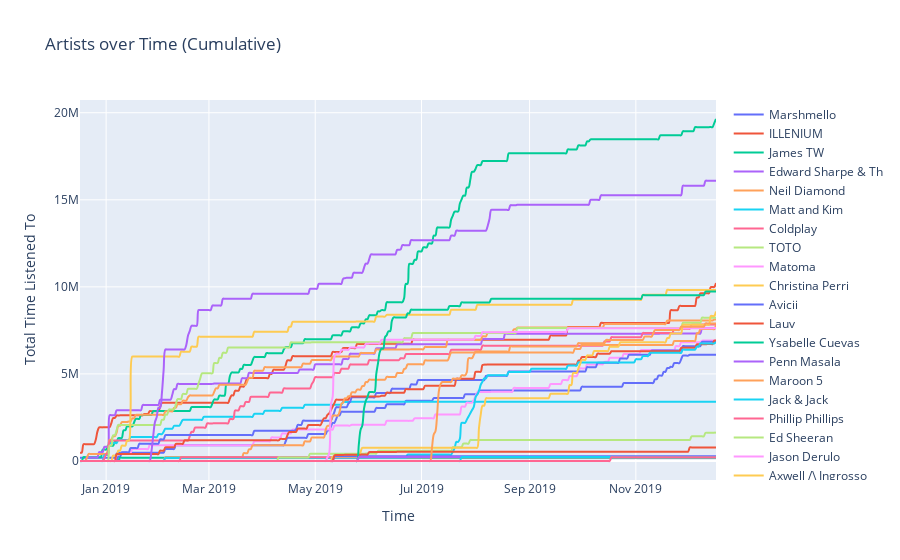
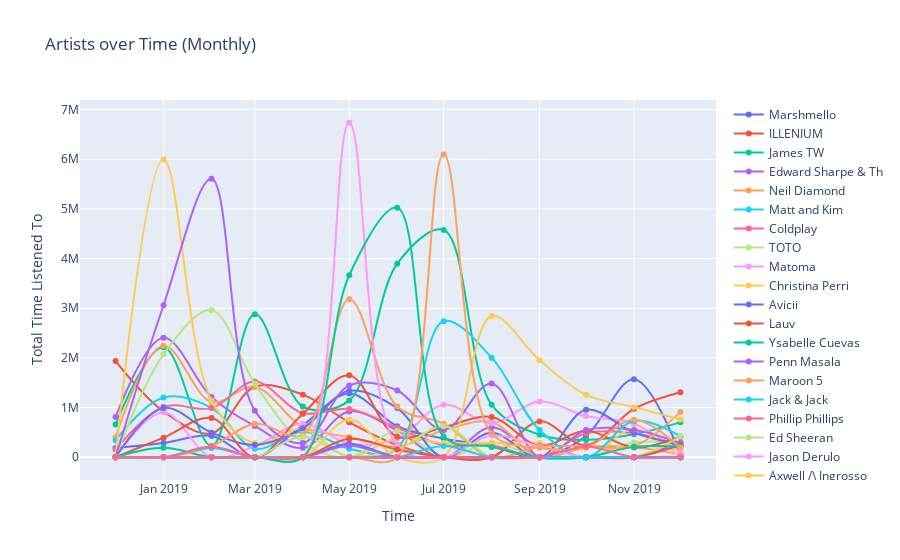
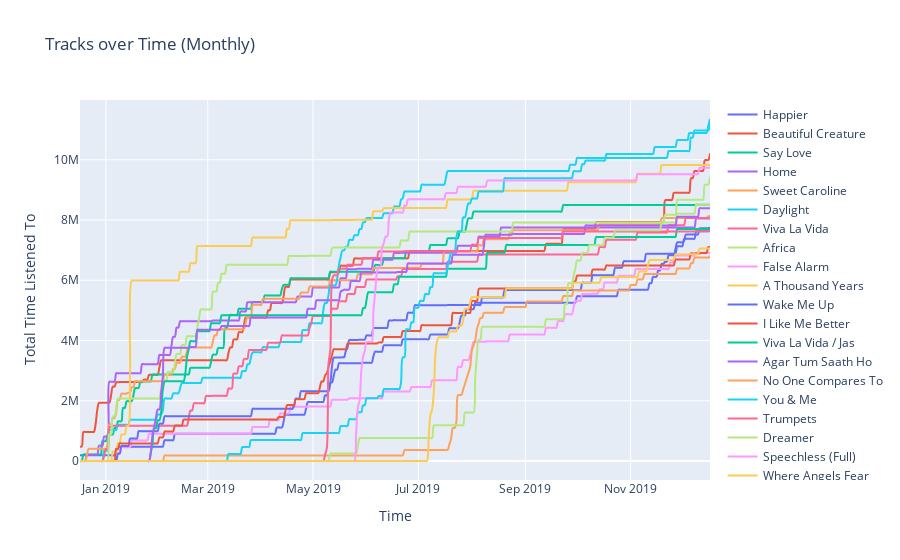
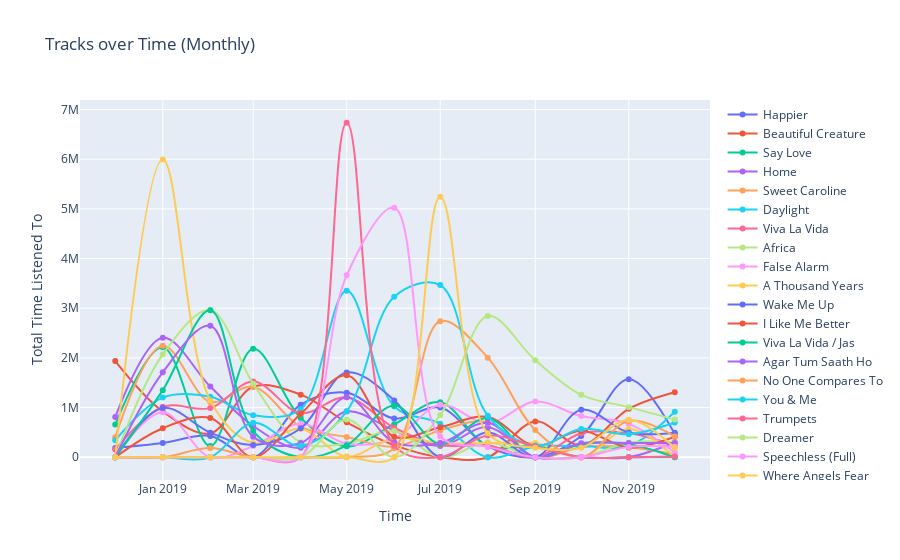

Notebook code cell kept with these figures, in order:
### Code cell
artists_cum, artists_mon = get_data(artist_tracker)
tracks_cum, tracks_mon = get_data(track_tracker)

plot(artists_cum, 'Artists over Time (Cumulative)')
plot(artists_mon, 'Artists over Time (Monthly)')
plot(tracks_cum, 'Tracks over Time (Monthly)')
plot(tracks_mon, 'Tracks over Time (Monthly)')

### Figure 1 — Plotly figure (JSON) as saved in the notebook; plotly's stock layout.template omitted (floating-point values rounded to 4 significant figures; data arrays with more than 128 entries replaced by an {"elided": "..."} marker saying what was removed)
{"data": [{"line": {"shape": "spline"}, "name": "Marshmello", "type": "scatter", "x": {"elided": "366 str values"}, "y": {"elided": "366 int values"}}, {"line": {"shape": "spline"}, "name": "ILLENIUM", "type": "scatter", "x": {"elided": "366 str values"}, "y": {"elided": "366 int values"}}, {"line": {"shape": "spline"}, "name": "James TW", "type": "scatter", "x": {"elided": "366 str values"}, "y": {"elided": "366 int values"}}, {"line": {"shape": "spline"}, "name": "Edward Sharpe & Th", "type": "scatter", "x": {"elided": "366 str values"}, "y": {"elided": "366 int values"}}, {"line": {"shape": "spline"}, "name": "Neil Diamond", "type": "scatter", "x": {"elided": "366 str values"}, "y": {"elided": "366 int values"}}, {"line": {"shape": "spline"}, "name": "Matt and Kim", "type": "scatter", "x": {"elided": "366 str values"}, "y": {"elided": "366 int values"}}, {"line": {"shape": "spline"}, "name": "Coldplay", "type": "scatter", "x": {"elided": "366 str values"}, "y": {"elided": "366 int values"}}, {"line": {"shape": "spline"}, "name": "TOTO", "type": "scatter", "x": {"elided": "366 str values"}, "y": {"elided": "366 int values"}}, {"line": {"shape": "spline"}, "name": "Matoma", "type": "scatter", "x": {"elided": "366 str values"}, "y": {"elided": "366 int values"}}, {"line": {"shape": "spline"}, "name": "Christina Perri", "type": "scatter", "x": {"elided": "366 str values"}, "y": {"elided": "366 int values"}}, {"line": {"shape": "spline"}, "name": "Avicii", "type": "scatter", "x": {"elided": "366 str values"}, "y": {"elided": "366 int values"}}, {"line": {"shape": "spline"}, "name": "Lauv", "type": "scatter", "x": {"elided": "366 str values"}, "y": {"elided": "366 int values"}}, {"line": {"shape": "spline"}, "name": "Ysabelle Cuevas", "type": "scatter", "x": {"elided": "366 str values"}, "y": {"elided": "366 int values"}}, {"line": {"shape": "spline"}, "name": "Penn Masala", "type": "scatter", "x": {"elided": "366 str values"}, "y": {"elided": "366 int values"}}, {"line": {"shape": "spline"}, "name": "Maroon 5", "type": "scatter", "x": {"elided": "366 str values"}, "y": {"elided": "366 int values"}}, {"line": {"shape": "spline"}, "name": "Jack & Jack", "type": "scatter", "x": {"elided": "366 str values"}, "y": {"elided": "366 int values"}}, {"line": {"shape": "spline"}, "name": "Phillip Phillips", "type": "scatter", "x": {"elided": "366 str values"}, "y": {"elided": "366 int values"}}, {"line": {"shape": "spline"}, "name": "Ed Sheeran", "type": "scatter", "x": {"elided": "366 str values"}, "y": {"elided": "366 int values"}}, {"line": {"shape": "spline"}, "name": "Jason Derulo", "type": "scatter", "x": {"elided": "366 str values"}, "y": {"elided": "366 int values"}}, {"line": {"shape": "spline"}, "name": "Axwell /\\ Ingrosso", "type": "scatter", "x": {"elided": "366 str values"}, "y": {"elided": "366 int values"}}, {"line": {"shape": "spline"}, "name": "Hackney Colliery B", "type": "scatter", "x": {"elided": "366 str values"}, "y": {"elided": "366 int values"}}, {"line": {"shape": "spline"}, "name": "Russkaja", "type": "scatter", "x": {"elided": "366 str values"}, "y": {"elided": "366 int values"}}, {"line": {"shape": "spline"}, "name": "Naomi Scott", "type": "scatter", "x": {"elided": "366 str values"}, "y": {"elided": "366 int values"}}, {"line": {"shape": "spline"}, "name": "Prague Cello Quart", "type": "scatter", "x": {"elided": "366 str values"}, "y": {"elided": "366 int values"}}, {"line": {"shape": "spline"}, "name": "Kirill Richter", "type": "scatter", "x": {"elided": "366 str values"}, "y": {"elided": "366 int values"}}, {"line": {"shape": "spline"}, "name": "Michael Bublé", "type": "scatter", "x": {"elided": "366 str values"}, "y": {"elided": "366 int values"}}, {"line": {"shape": "spline"}, "name": "Marc E. Bassy", "type": "scatter", "x": {"elided": "366 str values"}, "y": {"elided": "366 int values"}}], "layout": {"font": {"size": 12}, "title": {"text": "Artists over Time (Cumulative)"}, "xaxis": {"title": {"text": "Time"}}, "yaxis": {"title": {"text": "Total Time Listened To"}}}}

### Figure 2 — Plotly figure (JSON) as saved in the notebook; plotly's stock layout.template omitted (floating-point values rounded to 4 significant figures)
{"data": [{"line": {"shape": "spline"}, "name": "Marshmello", "type": "scatter", "x": ["2018-12", "2019-01", "2019-02", "2019-03", "2019-04", "2019-05", "2019-06", "2019-07", "2019-08", "2019-09", "2019-10", "2019-11", "2019-12"], "y": [187132, 287363, 428578, 0, 642867, 1284736, 623942, 377089, 218567, 0, 428578, 1572379, 51690]}, {"line": {"shape": "spline"}, "name": "ILLENIUM", "type": "scatter", "x": ["2018-12", "2019-01", "2019-02", "2019-03", "2019-04", "2019-05", "2019-06", "2019-07", "2019-08", "2019-09", "2019-10", "2019-11", "2019-12"], "y": [1937547, 923235, 481027, 1419420, 1260701, 703834, 242899, 0, 0, 721524, 240508, 975527, 1310276]}, {"line": {"shape": "spline"}, "name": "James TW", "type": "scatter", "x": ["2018-12", "2019-01", "2019-02", "2019-03", "2019-04", "2019-05", "2019-06", "2019-07", "2019-08", "2019-09", "2019-10", "2019-11", "2019-12"], "y": [658320, 2212350, 224093, 2877301, 1021971, 1144487, 3897376, 4573935, 1059326, 453039, 351363, 463306, 702571]}, {"line": {"shape": "spline"}, "name": "Edward Sharpe & Th", "type": "scatter", "x": ["2018-12", "2019-01", "2019-02", "2019-03", "2019-04", "2019-05", "2019-06", "2019-07", "2019-08", "2019-09", "2019-10", "2019-11", "2019-12"], "y": [810584, 2405242, 1212800, 629823, 189147, 920914, 537714, 0, 606400, 0, 0, 1980, 303081]}, {"line": {"shape": "spline"}, "name": "Neil Diamond", "type": "scatter", "x": ["2018-12", "2019-01", "2019-02", "2019-03", "2019-04", "2019-05", "2019-06", "2019-07", "2019-08", "2019-09", "2019-10", "2019-11", "2019-12"], "y": [405013, 2245503, 1113527, 1420744, 610227, 407281, 212326, 540964, 705746, 0, 202506, 202506, 57620]}, {"line": {"shape": "spline"}, "name": "Matt and Kim", "type": "scatter", "x": ["2018-12", "2019-01", "2019-02", "2019-03", "2019-04", "2019-05", "2019-06", "2019-07", "2019-08", "2019-09", "2019-10", "2019-11", "2019-12"], "y": [342666, 1201583, 993743, 171333, 514017, 172911, 2133, 0, 0, 0, 0, 0, 1813]}, {"line": {"shape": "spline"}, "name": "Coldplay", "type": "scatter", "x": ["2018-12", "2019-01", "2019-02", "2019-03", "2019-04", "2019-05", "2019-06", "2019-07", "2019-08", "2019-09", "2019-10", "2019-11", "2019-12"], "y": [155882, 1015208, 989274, 1525123, 886860, 973821, 594157, 242372, 242373, 0, 484744, 484745, 242373]}, {"line": {"shape": "spline"}, "name": "TOTO", "type": "scatter", "x": ["2018-12", "2019-01", "2019-02", "2019-03", "2019-04", "2019-05", "2019-06", "2019-07", "2019-08", "2019-09", "2019-10", "2019-11", "2019-12"], "y": [0, 2071251, 2962023, 1479465, 301233, 1486, 529255, 0, 295893, 0, 0, 295893, 295893]}, {"line": {"shape": "spline"}, "name": "Matoma", "type": "scatter", "x": ["2018-12", "2019-01", "2019-02", "2019-03", "2019-04", "2019-05", "2019-06", "2019-07", "2019-08", "2019-09", "2019-10", "2019-11", "2019-12"], "y": [0, 907024, 0, 224271, 675575, 273349, 372601, 1056453, 686766, 1121355, 829063, 672813, 94612]}, {"line": {"shape": "spline"}, "name": "Christina Perri", "type": "scatter", "x": ["2018-12", "2019-01", "2019-02", "2019-03", "2019-04", "2019-05", "2019-06", "2019-07", "2019-08", "2019-09", "2019-10", "2019-11", "2019-12"], "y": [0, 5995613, 1141644, 285120, 570240, 13747, 392959, 285120, 285120, 285120, 0, 570240, 0]}, {"line": {"shape": "spline"}, "name": "Avicii", "type": "scatter", "x": ["2018-12", "2019-01", "2019-02", "2019-03", "2019-04", "2019-05", "2019-06", "2019-07", "2019-08", "2019-09", "2019-10", "2019-11", "2019-12"], "y": [0, 991776, 494853, 247426, 583982, 1337322, 989704, 0, 494852, 0, 957762, 497940, 247426]}, {"line": {"shape": "spline"}, "name": "Lauv", "type": "scatter", "x": ["2018-12", "2019-01", "2019-02", "2019-03", "2019-04", "2019-05", "2019-06", "2019-07", "2019-08", "2019-09", "2019-10", "2019-11", "2019-12"], "y": [0, 394873, 789745, 0, 875578, 1649881, 413347, 604268, 809333, 231873, 533902, 197436, 412484]}, {"line": {"shape": "spline"}, "name": "Ysabelle Cuevas", "type": "scatter", "x": ["2018-12", "2019-01", "2019-02", "2019-03", "2019-04", "2019-05", "2019-06", "2019-07", "2019-08", "2019-09", "2019-10", "2019-11", "2019-12"], "y": [0, 189673, 0, 0, 0, 0, 0, 0, 0, 0, 0, 0, 0]}, {"line": {"shape": "spline"}, "name": "Penn Masala", "type": "scatter", "x": ["2018-12", "2019-01", "2019-02", "2019-03", "2019-04", "2019-05", "2019-06", "2019-07", "2019-08", "2019-09", "2019-10", "2019-11", "2019-12"], "y": [0, 3060918, 5604840, 938209, 285757, 1446278, 1344360, 548570, 1485376, 0, 546424, 548570, 284904]}, {"line": {"shape": "spline"}, "name": "Maroon 5", "type": "scatter", "x": ["2018-12", "2019-01", "2019-02", "2019-03", "2019-04", "2019-05", "2019-06", "2019-07", "2019-08", "2019-09", "2019-10", "2019-11", "2019-12"], "y": [0, 0, 222540, 675918, 450612, 3181380, 1020149, 676012, 0, 211990, 225400, 225306, 912972]}, {"line": {"shape": "spline"}, "name": "Jack & Jack", "type": "scatter", "x": ["2018-12", "2019-01", "2019-02", "2019-03", "2019-04", "2019-05", "2019-06", "2019-07", "2019-08", "2019-09", "2019-10", "2019-11", "2019-12"], "y": [0, 0, 184080, 0, 0, 0, 182920, 2739611, 2005570, 548760, 0, 731680, 419744]}, {"line": {"shape": "spline"}, "name": "Phillip Phillips", "type": "scatter", "x": ["2018-12", "2019-01", "2019-02", "2019-03", "2019-04", "2019-05", "2019-06", "2019-07", "2019-08", "2019-09", "2019-10", "2019-11", "2019-12"], "y": [0, 0, 210173, 0, 0, 0, 0, 0, 0, 0, 0, 0, 0]}, {"line": {"shape": "spline"}, "name": "Ed Sheeran", "type": "scatter", "x": ["2018-12", "2019-01", "2019-02", "2019-03", "2019-04", "2019-05", "2019-06", "2019-07", "2019-08", "2019-09", "2019-10", "2019-11", "2019-12"], "y": [0, 0, 0, 0, 415040, 14588, 155067, 622560, 0, 0, 0, 0, 422029]}, {"line": {"shape": "spline"}, "name": "Jason Derulo", "type": "scatter", "x": ["2018-12", "2019-01", "2019-02", "2019-03", "2019-04", "2019-05", "2019-06", "2019-07", "2019-08", "2019-09", "2019-10", "2019-11", "2019-12"], "y": [0, 0, 0, 0, 0, 6734108, 230311, 0, 436523, 217419, 0, 0, 15126]}, {"line": {"shape": "spline"}, "name": "Axwell /\\ Ingrosso", "type": "scatter", "x": ["2018-12", "2019-01", "2019-02", "2019-03", "2019-04", "2019-05", "2019-06", "2019-07", "2019-08", "2019-09", "2019-10", "2019-11", "2019-12"], "y": [0, 0, 0, 0, 0, 760310, 0, 0, 2845423, 1952394, 1255735, 1009067, 757803]}, {"line": {"shape": "spline"}, "name": "Hackney Colliery B", "type": "scatter", "x": ["2018-12", "2019-01", "2019-02", "2019-03", "2019-04", "2019-05", "2019-06", "2019-07", "2019-08", "2019-09", "2019-10", "2019-11", "2019-12"], "y": [0, 0, 0, 0, 0, 274216, 0, 0, 0, 0, 0, 0, 0]}, {"line": {"shape": "spline"}, "name": "Russkaja", "type": "scatter", "x": ["2018-12", "2019-01", "2019-02", "2019-03", "2019-04", "2019-05", "2019-06", "2019-07", "2019-08", "2019-09", "2019-10", "2019-11", "2019-12"], "y": [0, 0, 0, 0, 0, 370975, 155157, 5546, 1904, 0, 0, 0, 246653]}, {"line": {"shape": "spline"}, "name": "Naomi Scott", "type": "scatter", "x": ["2018-12", "2019-01", "2019-02", "2019-03", "2019-04", "2019-05", "2019-06", "2019-07", "2019-08", "2019-09", "2019-10", "2019-11", "2019-12"], "y": [0, 0, 0, 0, 0, 3663186, 5024197, 417600, 208800, 0, 0, 208800, 213411]}, {"line": {"shape": "spline"}, "name": "Prague Cello Quart", "type": "scatter", "x": ["2018-12", "2019-01", "2019-02", "2019-03", "2019-04", "2019-05", "2019-06", "2019-07", "2019-08", "2019-09", "2019-10", "2019-11", "2019-12"], "y": [0, 0, 0, 0, 0, 233864, 0, 0, 0, 0, 0, 0, 0]}, {"line": {"shape": "spline"}, "name": "Kirill Richter", "type": "scatter", "x": ["2018-12", "2019-01", "2019-02", "2019-03", "2019-04", "2019-05", "2019-06", "2019-07", "2019-08", "2019-09", "2019-10", "2019-11", "2019-12"], "y": [0, 0, 0, 0, 0, 0, 0, 6095014, 481867, 189092, 189092, 756368, 189502]}, {"line": {"shape": "spline"}, "name": "Michael Bublé", "type": "scatter", "x": ["2018-12", "2019-01", "2019-02", "2019-03", "2019-04", "2019-05", "2019-06", "2019-07", "2019-08", "2019-09", "2019-10", "2019-11", "2019-12"], "y": [0, 0, 0, 0, 0, 0, 0, 225904, 0, 0, 0, 0, 0]}, {"line": {"shape": "spline"}, "name": "Marc E. Bassy", "type": "scatter", "x": ["2018-12", "2019-01", "2019-02", "2019-03", "2019-04", "2019-05", "2019-06", "2019-07", "2019-08", "2019-09", "2019-10", "2019-11", "2019-12"], "y": [0, 0, 0, 0, 0, 0, 0, 0, 0, 0, 218493, 0, 0]}], "layout": {"font": {"size": 12}, "title": {"text": "Artists over Time (Monthly)"}, "xaxis": {"title": {"text": "Time"}}, "yaxis": {"title": {"text": "Total Time Listened To"}}}}

### Figure 3 — Plotly figure (JSON) as saved in the notebook; plotly's stock layout.template omitted (floating-point values rounded to 4 significant figures; data arrays with more than 128 entries replaced by an {"elided": "..."} marker saying what was removed)
{"data": [{"line": {"shape": "spline"}, "name": "Happier", "type": "scatter", "x": {"elided": "366 str values"}, "y": {"elided": "366 int values"}}, {"line": {"shape": "spline"}, "name": "Beautiful Creature", "type": "scatter", "x": {"elided": "366 str values"}, "y": {"elided": "366 int values"}}, {"line": {"shape": "spline"}, "name": "Say Love", "type": "scatter", "x": {"elided": "366 str values"}, "y": {"elided": "366 int values"}}, {"line": {"shape": "spline"}, "name": "Home", "type": "scatter", "x": {"elided": "366 str values"}, "y": {"elided": "366 int values"}}, {"line": {"shape": "spline"}, "name": "Sweet Caroline", "type": "scatter", "x": {"elided": "366 str values"}, "y": {"elided": "366 int values"}}, {"line": {"shape": "spline"}, "name": "Daylight", "type": "scatter", "x": {"elided": "366 str values"}, "y": {"elided": "366 int values"}}, {"line": {"shape": "spline"}, "name": "Viva La Vida", "type": "scatter", "x": {"elided": "366 str values"}, "y": {"elided": "366 int values"}}, {"line": {"shape": "spline"}, "name": "Africa", "type": "scatter", "x": {"elided": "366 str values"}, "y": {"elided": "366 int values"}}, {"line": {"shape": "spline"}, "name": "False Alarm", "type": "scatter", "x": {"elided": "366 str values"}, "y": {"elided": "366 int values"}}, {"line": {"shape": "spline"}, "name": "A Thousand Years", "type": "scatter", "x": {"elided": "366 str values"}, "y": {"elided": "366 int values"}}, {"line": {"shape": "spline"}, "name": "Wake Me Up", "type": "scatter", "x": {"elided": "366 str values"}, "y": {"elided": "366 int values"}}, {"line": {"shape": "spline"}, "name": "I Like Me Better", "type": "scatter", "x": {"elided": "366 str values"}, "y": {"elided": "366 int values"}}, {"line": {"shape": "spline"}, "name": "Viva La Vida / Jas", "type": "scatter", "x": {"elided": "366 str values"}, "y": {"elided": "366 int values"}}, {"line": {"shape": "spline"}, "name": "Agar Tum Saath Ho ", "type": "scatter", "x": {"elided": "366 str values"}, "y": {"elided": "366 int values"}}, {"line": {"shape": "spline"}, "name": "No One Compares To", "type": "scatter", "x": {"elided": "366 str values"}, "y": {"elided": "366 int values"}}, {"line": {"shape": "spline"}, "name": "You & Me", "type": "scatter", "x": {"elided": "366 str values"}, "y": {"elided": "366 int values"}}, {"line": {"shape": "spline"}, "name": "Trumpets", "type": "scatter", "x": {"elided": "366 str values"}, "y": {"elided": "366 int values"}}, {"line": {"shape": "spline"}, "name": "Dreamer", "type": "scatter", "x": {"elided": "366 str values"}, "y": {"elided": "366 int values"}}, {"line": {"shape": "spline"}, "name": "Speechless (Full)", "type": "scatter", "x": {"elided": "366 str values"}, "y": {"elided": "366 int values"}}, {"line": {"shape": "spline"}, "name": "Where Angels Fear ", "type": "scatter", "x": {"elided": "366 str values"}, "y": {"elided": "366 int values"}}], "layout": {"font": {"size": 12}, "title": {"text": "Tracks over Time (Monthly)"}, "xaxis": {"title": {"text": "Time"}}, "yaxis": {"title": {"text": "Total Time Listened To"}}}}

### Figure 4 — Plotly figure (JSON) as saved in the notebook; plotly's stock layout.template omitted (floating-point values rounded to 4 significant figures)
{"data": [{"line": {"shape": "spline"}, "name": "Happier", "type": "scatter", "x": ["2018-12", "2019-01", "2019-02", "2019-03", "2019-04", "2019-05", "2019-06", "2019-07", "2019-08", "2019-09", "2019-10", "2019-11", "2019-12"], "y": [187132, 287363, 428578, 0, 1057907, 1299324, 779009, 999649, 218567, 0, 428578, 1572379, 473719]}, {"line": {"shape": "spline"}, "name": "Beautiful Creature", "type": "scatter", "x": ["2018-12", "2019-01", "2019-02", "2019-03", "2019-04", "2019-05", "2019-06", "2019-07", "2019-08", "2019-09", "2019-10", "2019-11", "2019-12"], "y": [1937547, 923235, 481027, 1419420, 1260701, 703834, 242899, 0, 0, 721524, 240508, 975527, 1310276]}, {"line": {"shape": "spline"}, "name": "Say Love", "type": "scatter", "x": ["2018-12", "2019-01", "2019-02", "2019-03", "2019-04", "2019-05", "2019-06", "2019-07", "2019-08", "2019-09", "2019-10", "2019-11", "2019-12"], "y": [658320, 2212350, 224093, 2182342, 790318, 219440, 664158, 1106930, 221386, 221386, 0, 0, 3262]}, {"line": {"shape": "spline"}, "name": "Home", "type": "scatter", "x": ["2018-12", "2019-01", "2019-02", "2019-03", "2019-04", "2019-05", "2019-06", "2019-07", "2019-08", "2019-09", "2019-10", "2019-11", "2019-12"], "y": [810584, 2405242, 1422973, 629823, 189147, 920914, 537714, 225904, 606400, 0, 0, 1980, 303081]}, {"line": {"shape": "spline"}, "name": "Sweet Caroline", "type": "scatter", "x": ["2018-12", "2019-01", "2019-02", "2019-03", "2019-04", "2019-05", "2019-06", "2019-07", "2019-08", "2019-09", "2019-10", "2019-11", "2019-12"], "y": [405013, 2245503, 1113527, 1420744, 610227, 407281, 212326, 540964, 705746, 0, 202506, 202506, 57620]}, {"line": {"shape": "spline"}, "name": "Daylight", "type": "scatter", "x": ["2018-12", "2019-01", "2019-02", "2019-03", "2019-04", "2019-05", "2019-06", "2019-07", "2019-08", "2019-09", "2019-10", "2019-11", "2019-12"], "y": [342666, 1201583, 1216283, 847251, 964629, 3354291, 1022282, 676012, 0, 211990, 225400, 225306, 914785]}, {"line": {"shape": "spline"}, "name": "Viva La Vida", "type": "scatter", "x": ["2018-12", "2019-01", "2019-02", "2019-03", "2019-04", "2019-05", "2019-06", "2019-07", "2019-08", "2019-09", "2019-10", "2019-11", "2019-12"], "y": [155882, 1015208, 989274, 1525123, 886860, 1207685, 594157, 242372, 242373, 0, 484744, 484745, 242373]}, {"line": {"shape": "spline"}, "name": "Africa", "type": "scatter", "x": ["2018-12", "2019-01", "2019-02", "2019-03", "2019-04", "2019-05", "2019-06", "2019-07", "2019-08", "2019-09", "2019-10", "2019-11", "2019-12"], "y": [0, 2071251, 2962023, 1479465, 301233, 275702, 529255, 0, 295893, 0, 0, 295893, 295893]}, {"line": {"shape": "spline"}, "name": "False Alarm", "type": "scatter", "x": ["2018-12", "2019-01", "2019-02", "2019-03", "2019-04", "2019-05", "2019-06", "2019-07", "2019-08", "2019-09", "2019-10", "2019-11", "2019-12"], "y": [0, 907024, 0, 224271, 675575, 273349, 372601, 1056453, 686766, 1121355, 829063, 672813, 94612]}, {"line": {"shape": "spline"}, "name": "A Thousand Years", "type": "scatter", "x": ["2018-12", "2019-01", "2019-02", "2019-03", "2019-04", "2019-05", "2019-06", "2019-07", "2019-08", "2019-09", "2019-10", "2019-11", "2019-12"], "y": [0, 5995613, 1141644, 285120, 570240, 13747, 392959, 285120, 285120, 285120, 0, 570240, 0]}, {"line": {"shape": "spline"}, "name": "Wake Me Up", "type": "scatter", "x": ["2018-12", "2019-01", "2019-02", "2019-03", "2019-04", "2019-05", "2019-06", "2019-07", "2019-08", "2019-09", "2019-10", "2019-11", "2019-12"], "y": [0, 991776, 494853, 247426, 583982, 1708297, 1144861, 5546, 496756, 0, 957762, 497940, 494079]}, {"line": {"shape": "spline"}, "name": "I Like Me Better", "type": "scatter", "x": ["2018-12", "2019-01", "2019-02", "2019-03", "2019-04", "2019-05", "2019-06", "2019-07", "2019-08", "2019-09", "2019-10", "2019-11", "2019-12"], "y": [0, 584546, 789745, 0, 875578, 1649881, 413347, 604268, 809333, 231873, 533902, 197436, 412484]}, {"line": {"shape": "spline"}, "name": "Viva La Vida / Jas", "type": "scatter", "x": ["2018-12", "2019-01", "2019-02", "2019-03", "2019-04", "2019-05", "2019-06", "2019-07", "2019-08", "2019-09", "2019-10", "2019-11", "2019-12"], "y": [0, 1351013, 2958668, 527333, 0, 239443, 1043841, 263666, 790998, 0, 263666, 263666, 0]}, {"line": {"shape": "spline"}, "name": "Agar Tum Saath Ho ", "type": "scatter", "x": ["2018-12", "2019-01", "2019-02", "2019-03", "2019-04", "2019-05", "2019-06", "2019-07", "2019-08", "2019-09", "2019-10", "2019-11", "2019-12"], "y": [0, 1709905, 2646172, 410876, 285757, 1206835, 300519, 284904, 694378, 0, 282758, 284904, 284904]}, {"line": {"shape": "spline"}, "name": "No One Compares To", "type": "scatter", "x": ["2018-12", "2019-01", "2019-02", "2019-03", "2019-04", "2019-05", "2019-06", "2019-07", "2019-08", "2019-09", "2019-10", "2019-11", "2019-12"], "y": [0, 0, 184080, 0, 0, 0, 182920, 2739611, 2005570, 548760, 0, 731680, 419744]}, {"line": {"shape": "spline"}, "name": "You & Me", "type": "scatter", "x": ["2018-12", "2019-01", "2019-02", "2019-03", "2019-04", "2019-05", "2019-06", "2019-07", "2019-08", "2019-09", "2019-10", "2019-11", "2019-12"], "y": [0, 0, 0, 694959, 231653, 925047, 3233218, 3467005, 837940, 231653, 569856, 463306, 699309]}, {"line": {"shape": "spline"}, "name": "Trumpets", "type": "scatter", "x": ["2018-12", "2019-01", "2019-02", "2019-03", "2019-04", "2019-05", "2019-06", "2019-07", "2019-08", "2019-09", "2019-10", "2019-11", "2019-12"], "y": [0, 0, 0, 0, 0, 6734108, 230311, 0, 436523, 217419, 0, 0, 15126]}, {"line": {"shape": "spline"}, "name": "Dreamer", "type": "scatter", "x": ["2018-12", "2019-01", "2019-02", "2019-03", "2019-04", "2019-05", "2019-06", "2019-07", "2019-08", "2019-09", "2019-10", "2019-11", "2019-12"], "y": [0, 0, 0, 0, 0, 760310, 0, 848895, 2845423, 1952394, 1255735, 1009067, 757803]}, {"line": {"shape": "spline"}, "name": "Speechless (Full)", "type": "scatter", "x": ["2018-12", "2019-01", "2019-02", "2019-03", "2019-04", "2019-05", "2019-06", "2019-07", "2019-08", "2019-09", "2019-10", "2019-11", "2019-12"], "y": [0, 0, 0, 0, 0, 3663186, 5024197, 417600, 208800, 0, 0, 208800, 213411]}, {"line": {"shape": "spline"}, "name": "Where Angels Fear ", "type": "scatter", "x": ["2018-12", "2019-01", "2019-02", "2019-03", "2019-04", "2019-05", "2019-06", "2019-07", "2019-08", "2019-09", "2019-10", "2019-11", "2019-12"], "y": [0, 0, 0, 0, 0, 0, 0, 5246119, 481867, 189092, 189092, 756368, 189502]}], "layout": {"font": {"size": 12}, "title": {"text": "Tracks over Time (Monthly)"}, "xaxis": {"title": {"text": "Time"}}, "yaxis": {"title": {"text": "Total Time Listened To"}}}}
